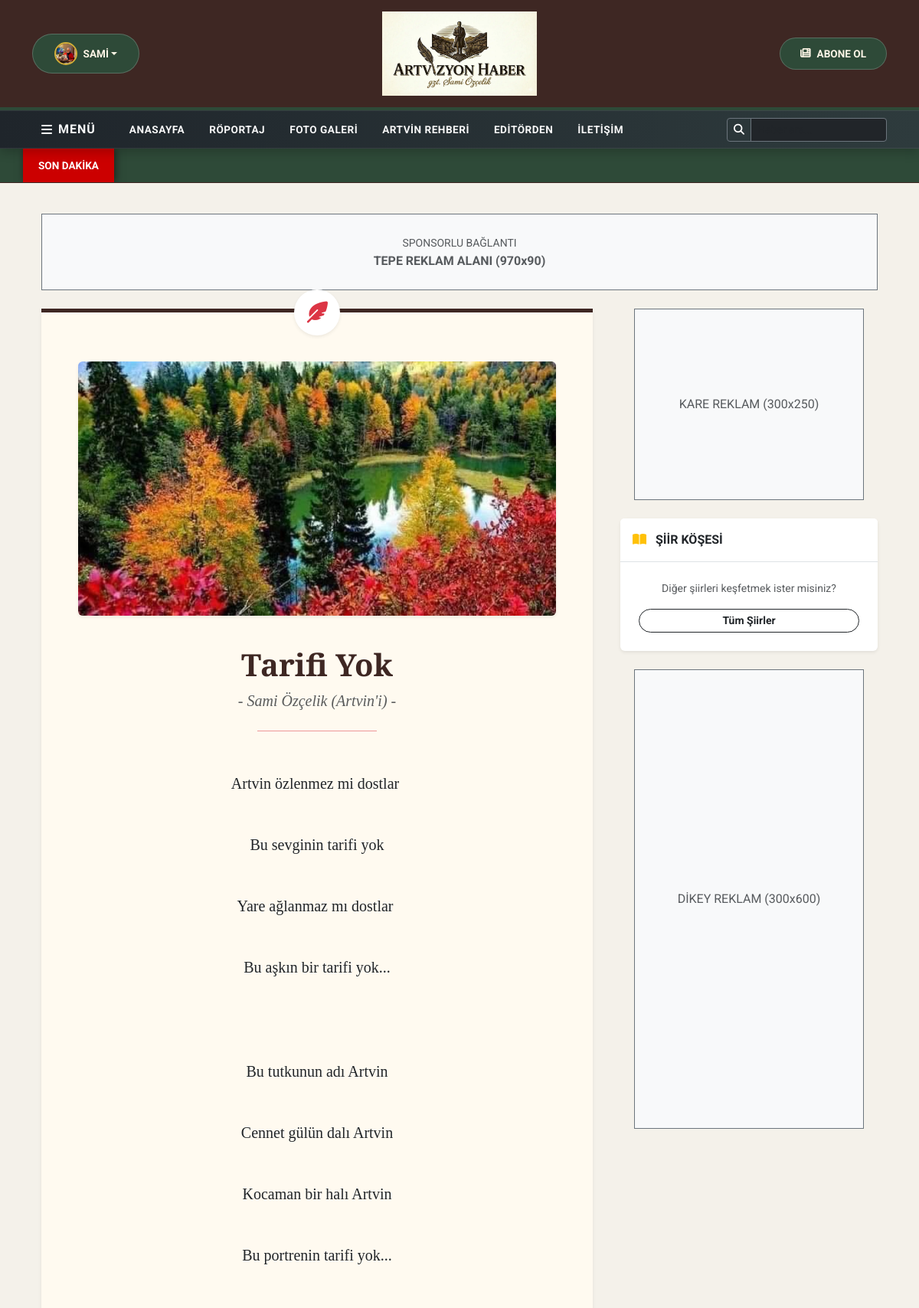
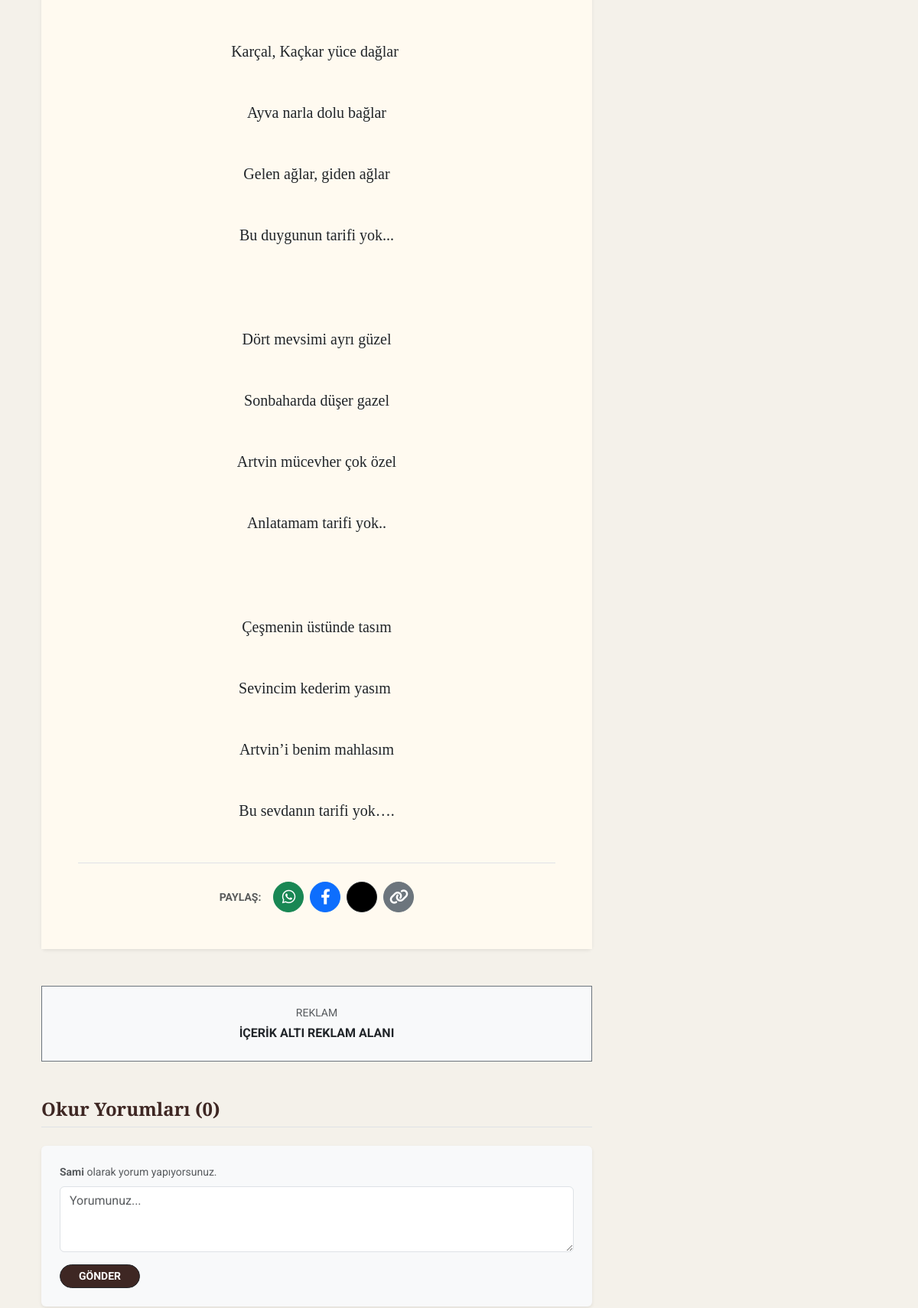
The app's page /siir/2/ (signed in, upper part) with its own data (2 pictures, top to bottom).
### haberler/models.py (models this page shows, shortened)
class Profil(models.Model):
    user = models.OneToOneField(User, on_delete=models.CASCADE, related_name='profil', verbose_name="Kullanıcı")
    resim = ProcessedImageField(
        upload_to='profil_resimleri/',
        processors=[ResizeToFill(300, 300)], # 300x300 kare yapar
        format='JPEG',
        options={'quality': 80},
        blank=True, null=True,
        verbose_name="Profil Resmi"
    )
    telefon = models.CharField(max_length=15, blank=True, verbose_name="Telefon Numarası")
    biyografi = models.TextField(blank=True, max_length=500, verbose_name="Kısa Biyografi")
    class Meta:
        verbose_name = "Kullanıcı Profili"
        verbose_name_plural = "Kullanıcı Profilleri"

class FotoKaynakMixin(models.Model):
    foto_kaynak = models.CharField(
        max_length=150,
        verbose_name="Fotoğraf Kaynağı",
        blank=True,
        null=True,
        help_text="Örn: AA, Anadolu Ajansı, Artvizyon Arşiv. Zorunlu değildir."
    )
    class Meta:
        abstract = True # Bu sınıfı veritabanında tablo olarak oluşturma, sadece miras alınsın

class Siir(FotoKaynakMixin, models.Model): # <-- Buraya Mixin eklendi
    baslik = models.CharField(max_length=200, verbose_name="Şiir Başlığı")
    sair = models.CharField(max_length=100, verbose_name="Şair")
    siir_metni = RichTextUploadingField(verbose_name="Şiir Metni")
    resim = ProcessedImageField(
        upload_to='siir_resimleri/',
        processors=[ResizeToFit(600, 600)],
        format='JPEG',
        options={'quality': 60},
        verbose_name="Şiir Görseli",
        blank=True
    )
    gunun_siiri_mi = models.BooleanField(default=False, verbose_name="Günün Şiiri Olarak Ayarla")
    yayin_tarihi = models.DateTimeField(default=timezone.now, verbose_name="Eklenme Tarihi")
    aktif_mi = models.BooleanField(default=True, verbose_name="Yayında mı?")
    class Meta: verbose_name_plural = "Şiir Köşesi"; ordering = ['-yayin_tarihi']

### haberler/views.py (the view)
# urls.py: path('siir/<int:pk>/', views.siir_detay, name='siir_detay'),
def siir_detay(request, pk):
    siir = get_object_or_404(Siir, pk=pk)
    onayli_yorumlar = yorumlara_rozet_ekle(siir.yorumlar.filter(aktif=True))
    return render(request, 'siir_detay.html', {'siir': siir, 'yorumlar': onayli_yorumlar, 'yorum_form': YorumForm()})

### haberler/forms.py
class YorumForm(forms.ModelForm):
    class Meta:
        model = Yorum
        fields = ('govde',)

### haberler/views.py (called while the page is built)
def yorumlara_rozet_ekle(yorumlar):
    aktif_destekciler = Destekci.objects.filter(aktif_mi=True, bitis_tarihi__gte=timezone.now())
    destekci_dict = {d.email: d.paket for d in aktif_destekciler}
    for yorum in yorumlar:
        if yorum.email in destekci_dict:
            yorum.destekci_tipi = destekci_dict[yorum.email]
        else:
            yorum.destekci_tipi = None
    return yorumlar

### templates/siir_detay.html (shortened to what this page needs)
{% extends 'base.html' %}
{% load video_tags %}
{% block content %}
<div class="container mt-3 mb-4">
    <div class="d-flex justify-content-center align-items-center bg-light border border-secondary" style="height: 100px; border-style: dashed;">
        <div class="text-center text-muted">
            <small>SPONSORLU BAĞLANTI</small><br>
            <strong>TEPE REKLAM ALANI (970x90)</strong>
        </div>
    </div>
</div>
<div class="container my-4">
    <div class="row">
        <div class="col-lg-8">
            <div class="card shadow-sm border-0 mb-5">
                <div class="card-body p-4 p-md-5 text-center position-relative" style="background-color: #fffaf0; border-top: 5px solid #3E2723;">
                    <div class="position-absolute top-0 start-50 translate-middle-x bg-white rounded-circle shadow-sm d-flex align-items-center justify-content-center" style="width: 60px; height: 60px; margin-top: -30px;">
                        <i class="fas fa-feather-alt text-danger fs-3"></i>
                    </div>
                   {% if siir.resim %}
                    <div class="position-relative d-inline-block"> <img src="{{ siir.resim.url }}" class="img-fluid rounded shadow-sm mb-4 mt-3" style="max-height: 400px; object-fit: cover;" alt="{{ siir.baslik }}">
                    </div>
                    {% endif %}
                    <h1 class="fw-bold mb-2 mt-3" style="font-family: 'Playfair Display', serif; color: #3E2723;">{{ siir.baslik }}</h1>
                    <p class="text-muted fst-italic mb-4 fs-5" style="font-family: 'Georgia', serif;">- {{ siir.sair }} -</p>
                    <hr class="w-25 mx-auto mb-5 border-danger opacity-50">
                    <div class="lh-lg fs-5 text-dark mb-5" style="font-family: 'Georgia', serif; white-space: pre-wrap; color: #2c3e50;">{{ siir.siir_metni|youtube_gom|safe }}</div>
                    <div class="d-flex justify-content-center align-items-center gap-2 flex-wrap border-top pt-4">
                        <span class="fw-bold text-muted small me-2">PAYLAŞ:</span>
                        <a href="https://api.whatsapp.com/send?text={{ siir.baslik }} {{ request.build_absolute_uri }}" target="_blank" class="btn btn-success btn-sm rounded-circle d-flex align-items-center justify-content-center" style="width: 40px; height: 40px; padding:0;"><i class="fab fa-whatsapp fs-5"></i></a>
                        <a href="https://www.facebook.com/sharer/sharer.php?u={{ request.build_absolute_uri }}" target="_blank" class="btn btn-primary btn-sm rounded-circle d-flex align-items-center justify-content-center" style="width: 40px; height: 40px; padding:0;"><i class="fab fa-facebook-f fs-5"></i></a>
                        <a href="https://twitter.com/intent/tweet?text={{ siir.baslik }}&url={{ request.build_absolute_uri }}" target="_blank" class="btn btn-dark btn-sm rounded-circle d-flex align-items-center justify-content-center" style="width: 40px; height: 40px; padding:0; background-color: #000;"></a>
                        <button onclick="linkiKopyala()" class="btn btn-secondary btn-sm rounded-circle d-flex align-items-center justify-content-center" style="width: 40px; height: 40px; padding:0;"><i class="fas fa-link fs-5"></i></button>
                    </div>
                </div>
            </div>
            <div class="my-4 bg-light border border-secondary p-4 text-center" style="border-style: dashed;">
                <small class="text-muted d-block mb-1">REKLAM</small>
                <strong>İÇERİK ALTI REKLAM ALANI</strong>
            </div>
            <div class="mt-5">
                <h4 class="border-bottom pb-2 mb-4 fw-bold" style="color: #3E2723;">Okur Yorumları ({{ yorumlar.count }})</h4>
                {% if user.is_authenticated %}
                    <div class="card shadow-sm border-0 mb-4 bg-light">
                        <div class="card-body p-4">
                            <span class="text-muted small mb-2 d-block"><strong>{{ user.first_name }}</strong> olarak yorum yapıyorsunuz.</span>
                            <form method="post">
                                <textarea name="govde" class="form-control mb-3" rows="3" placeholder="Yorumunuz..." required></textarea>
                                <button type="submit" class="btn btn-dark btn-sm px-4 rounded-pill fw-bold" style="background-color: #3E2723;">GÖNDER</button>
                            </form>
                        </div>
                    </div>
                {% else %}
                    <div class="alert alert-warning text-center border-0 shadow-sm py-3">Yorum yapmak için <a href="{% url 'account_login' %}" class="fw-bold text-dark">giriş yapmalısınız.</a></div>
                {% endif %}
            </div>
        </div>
        <div class="col-lg-4 ps-lg-4">
            <div class="mb-4 text-center">
                <div class="bg-light d-flex align-items-center justify-content-center border border-secondary mx-auto" style="width: 300px; height: 250px; border-style: dashed;">
                    <span class="text-muted">KARE REKLAM (300x250)</span>
                </div>
            </div>
            <div class="card border-0 shadow-sm mb-4">
                <div class="card-header bg-white fw-bold py-3 text-dark border-bottom">
                    <i class="fas fa-book-open me-2 text-warning"></i> ŞİİR KÖŞESİ
                </div>
                <div class="card-body p-4 text-center">
                    <p class="text-muted small">Diğer şiirleri keşfetmek ister misiniz?</p>
                    <a href="{% url 'siir_listesi' %}" class="btn btn-outline-dark btn-sm rounded-pill w-100 fw-bold">Tüm Şiirler</a>
                </div>
            </div>
            <div class="mb-4 text-center sticky-top" style="top: 20px;">
                <div class="bg-light d-flex align-items-center justify-content-center border border-secondary mx-auto" style="width: 300px; height: 600px; border-style: dashed;">
                    <span class="text-muted">DİKEY REKLAM (300x600)</span>
                </div>
            </div>
        </div>
    </div>
</div>
{% endblock %}

### templates/base.html (shortened to what this page needs)
{% load static %}
<!DOCTYPE html>
<html lang="tr">
<head>
    <link href="https://cdn.jsdelivr.net/npm/bootstrap@5.3.0/dist/css/bootstrap.min.css" rel="stylesheet">
    <link rel="stylesheet" href="https://cdnjs.cloudflare.com/ajax/libs/font-awesome/6.4.0/css/all.min.css">
</head>
<body>
    <div id="sticky-wrapper">
        <header class="header-wrapper">
            <div class="container">
                <div class="row align-items-center">
                    <div class="col-4 text-start d-none d-lg-block">
                        {% if user.is_authenticated %}
                            <div class="dropdown">
                                <button class="btn-ozel-artvin dropdown-toggle" type="button" data-bs-toggle="dropdown">
                                    {% if user.profil.resim %}
                                        <img src="{{ user.profil.resim.url }}" class="rounded-circle me-2" style="width: 30px; height: 30px; object-fit: cover; border: 2px solid #D4AF37;">
                                    {% else %}
                                        <i class="fas fa-user-circle me-2"></i>
                                    {% endif %}
                                    {{ user.username|truncatechars:10 }}
                                </button>
                            </div>
                        {% endif %}
                    </div>
                    <div class="col-lg-4 col-12 text-center">
                        <a href="{% url 'anasayfa' %}">
                            <img src="/media/site-logo.webp" alt="Artvizyon Haber" class="site-logo">
                        </a>
                    </div>
                    <div class="col-4 text-end d-none d-lg-block">
                        <a href="{% url 'destek' %}" class="btn-ozel-artvin">
                            <i class="fas fa-newspaper me-2"></i> ABONE OL
                        </a>
                    </div>
                </div>
            </div>
        </header>
        <nav class="navbar navbar-expand-lg navbar-main">
            <div class="container">
                <button class="btn btn-outline-light border-0 me-3 d-none d-lg-inline-flex align-items-center" type="button" data-bs-toggle="offcanvas" data-bs-target="#sidebarMenu">
                    <i class="fas fa-bars me-2"></i> <span style="font-weight: bold; letter-spacing: 1px;">MENÜ</span>
                </button>
                <div class="collapse navbar-collapse" id="mainNavbar">
                    <ul class="navbar-nav me-auto mb-2 mb-lg-0 align-items-lg-center">
                        <li class="nav-item"><a class="nav-link nav-link-custom" href="{% url 'anasayfa' %}">Anasayfa</a></li>
                        <li class="nav-item"><a class="nav-link nav-link-custom" href="{% url 'roportaj_listesi' %}">Röportaj</a></li>
                        <li class="nav-item"><a class="nav-link nav-link-custom" href="{% url 'galeri_listesi' %}">Foto Galeri</a></li>
                        <li class="nav-item"><a class="nav-link nav-link-custom" href="{% url 'tarihi_yerler_listesi' %}">Artvin Rehberi</a></li>
                        <li class="nav-item"><a class="nav-link nav-link-custom" href="{% url 'kimdir' %}">Editörden</a></li>
                        <li class="nav-item"><a class="nav-link nav-link-custom" href="{% url 'iletisim' %}">İletişim</a></li>
                    </ul>
                    <form action="{% url 'arama' %}" method="get" class="d-flex ms-lg-3">
                        <div class="input-group input-group-sm">
                            <span class="input-group-text bg-transparent border-secondary text-white"><i class="fas fa-search"></i></span>
                            <input class="form-control bg-dark text-white border-secondary" type="search" name="q" placeholder="Haber ara...">
                        </div>
                    </form>
                </div>
            </div>
        </nav>
    </div>
    <div class="son-dakika-seridi">
        <div class="container d-flex p-0 align-items-center h-100">
            <div class="son-dakika-etiket">SON DAKİKA</div>
            <div class="kayan-yazi">
            </div>
        </div>
    </div>
    <div class="container icerik-alani mt-4">
        {% block content %} {% endblock %}
    </div>
</body>
</html>

### templates/base.html (style rules this page uses)
:root { --ahsap-koyu: #3E2723; --artvin-yesil: #2E4A38; --kagit-krem: #F4F1EA; --altin-detay: #D4AF37; --yazi-krem: #FDF5E6; }
body { background-color: var(--kagit-krem); font-family: 'Roboto', sans-serif; min-height: 100vh; display: flex; flex-direction: column; }
h1, h2, h3, h4, h5 { font-family: 'Playfair Display', serif; }
.icerik-alani { flex: 1; }
#sticky-wrapper { position: sticky; top: 0; z-index: 1050; width: 100%; transition: all 0.3s ease-in-out; box-shadow: 0 0 0 rgba(0,0,0,0); }
.header-wrapper { background-color: var(--ahsap-koyu); border-bottom: 4px solid var(--artvin-yesil); padding: 15px 0; transition: all 0.3s cubic-bezier(0.4, 0, 0.2, 1); position: relative; z-index: 1055; }
.site-logo { max-height: 110px; transition: all 0.3s cubic-bezier(0.4, 0, 0.2, 1); }
.btn-ozel-artvin { background-color: var(--artvin-yesil); color: var(--yazi-krem); border: 1px solid rgba(255,255,255,0.2); font-weight: bold; text-transform: uppercase; padding: 10px 20px; border-radius: 50px; text-decoration: none; transition: all 0.3s; font-size: 0.85rem; min-width: 140px; display: inline-flex; justify-content: center; align-items: center; }
.navbar-main { background: linear-gradient(90deg, #1f252b, #2e3b3d); border-top: 1px solid rgba(255,255,255,0.08); border-bottom: 1px solid rgba(255,255,255,0.08); padding: 0; transition: all 0.3s; box-shadow: 0 6px 12px rgba(0,0,0,0.18); }
.nav-link-custom { position: relative; color: #f7f7f7 !important; font-weight: 700; padding: 14px 16px !important; text-transform: uppercase; font-size: 0.85rem; letter-spacing: 0.5px; transition: color 0.2s ease; }
.nav-link-custom::after { content: ""; position: absolute; left: 12px; right: 12px; bottom: 8px; height: 2px; background: transparent; transition: background 0.2s ease; }
.son-dakika-seridi { background-color: var(--artvin-yesil); color: #fff; overflow: hidden; white-space: nowrap; height: 45px; display: flex; align-items: center; flex-wrap: nowrap; border-bottom: 1px solid #3E2723; }
.son-dakika-etiket { background-color: #cc0000; color: #fff; padding: 0 20px; height: 100%; display: flex; align-items: center; font-weight: bold; font-size: 0.85rem; z-index: 10; box-shadow: 2px 0 10px rgba(0,0,0,0.5); flex-shrink: 0; }
.kayan-yazi { display: inline-block; padding-left: 100%; animation: kayanYazi 35s linear infinite; white-space: nowrap; }

### records on screen
Siir: resim (picture), baslik "Tarifi Yok", sair "Sami Özçelik (Artvin'i)", siir_metni|youtube_gom "Artvin özlenmez mi dostlar Bu sevginin tarifi yok Yare ağlanmaz mı dostlar Bu aşkın bir tarifi yok... Bu tutkunun adı Artvin Cennet gülün dalı Artvin Kocaman bir halı Artvin Bu portrenin tarifi yok... Karçal, Kaçkar yüce dağlar Ayva narla dolu bağlar Gelen ağlar, giden ağlar Bu duygunun tarifi yok... Dört mevsimi ayrı güzel Sonbaharda düşer gazel Artvin mücevher çok özel Anlatamam tarifi yok.. Çeşmenin üstünde tasım Sevincim kederim yasım Artvin’i benim mahlasım Bu sevdanın tarifi yok…."

### other values on screen
{{ user.username|truncatechars:10 }} "SAMI"
{{ yorumlar.count }} "0"
{{ user.first_name }} "Sami"
